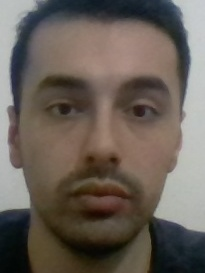
#> input picture Dataset/Training_Set/Abdullah/Type(1).jpg, 205 x 273 px, found by its file name; its folder holds only this picture in this run
$ python Training_Testing.py
#> lines starting #> are read from the running program, lines starting #| are printed output that depends on the picture
import random
import numpy as np
import os
import cv2
from tqdm import tqdm

DATADIR = "/Users/sabawunafzalkhattak/Desktop/Attendance_System/Dataset/Training_Set"
DATADIR2 = "/Users/sabawunafzalkhattak/Desktop/Attendance_System/Dataset/Testing_Set"
# DATADIR0 = "E:\Attendance_System"

# CATEGORIES = ["Abdullah", "Alpsen", "Areesh", "Khizr", "Mohsin", "Nazal" ,"Omar", "Onur", "Osama", "Ramis", "Sabawun"]
CATEGORIES = ["Abdullah", "Alpsen", "Sabawun", "Onur"]


#######################################################################################################################
def create_training_data():
    for category in CATEGORIES:
        path = os.path.join(DATADIR, category)  # create path
        class_num = CATEGORIES.index(category)  # get the classification

        for img in tqdm(os.listdir(path)):  # iterate over each image
            try:
                img_array = cv2.imread(os.path.join(path, img))  # convert to array
#> img_array is the input picture: shape (273, 205, 3); mean B, G, R 87.1, 95.5, 104.7
                new_array = cv2.resize(img_array, (64, 64))  # resize to normalize data size
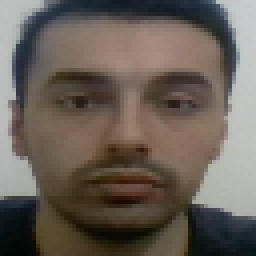
#> new_array: shape (64, 64, 3) (shown 4 times larger); mean B, G, R 87, 95.4, 104.6
                training_data.append([new_array, class_num])  # add this to our training_data
            except Exception as e:
                pass
#> pass 2 of the loop in create_training_data, `for category in CATEGORIES:`:
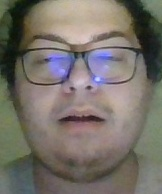
#> input picture Dataset/Training_Set/Alpsen/Type(25).jpg, 162 x 194 px, found by its file name
#> in create_training_data, img_array is the input picture: shape (194, 162, 3); mean B, G, R 105, 112.5, 118.7
#> in create_training_data, `new_array = cv2.resize(img_array, (64, 64))`:
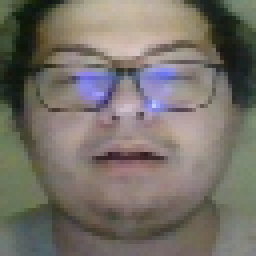
#> new_array: shape (64, 64, 3) (shown 4 times larger); mean B, G, R 104.9, 112.5, 118.6


training_data = []
#> (the run stopped early here; a loop or call above may not have finished)
